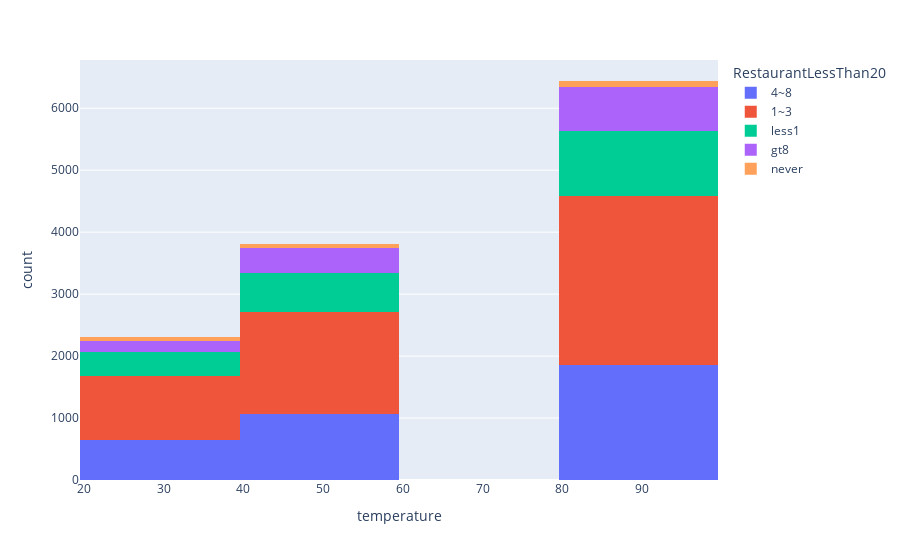

This figure's notebook cell:
### Code cell
#What temprature do Restaurants are visited more
df=data
df = df[pd.notna(df['RestaurantLessThan20'])]
px.histogram(df,x="temperature",color="RestaurantLessThan20",labels={'1':'less1','2':'1~3'})

### Figure 1 — Plotly figure (JSON) as saved in the notebook; plotly's stock layout.template omitted (floating-point values rounded to 4 significant figures; data arrays with more than 128 entries replaced by an {"elided": "..."} marker saying what was removed)
{"data": [{"alignmentgroup": "True", "bingroup": "x", "hovertemplate": "RestaurantLessThan20=4~8<br>temperature=%{x}<br>count=%{y}<extra></extra>", "legendgroup": "4~8", "marker": {"color": "#636efa", "pattern": {"shape": ""}}, "name": "4~8", "offsetgroup": "4~8", "orientation": "v", "showlegend": true, "type": "histogram", "x": {"elided": "3580 int values"}, "xaxis": "x", "yaxis": "y"}, {"alignmentgroup": "True", "bingroup": "x", "hovertemplate": "RestaurantLessThan20=1~3<br>temperature=%{x}<br>count=%{y}<extra></extra>", "legendgroup": "1~3", "marker": {"color": "#EF553B", "pattern": {"shape": ""}}, "name": "1~3", "offsetgroup": "1~3", "orientation": "v", "showlegend": true, "type": "histogram", "x": {"elided": "5376 int values"}, "xaxis": "x", "yaxis": "y"}, {"alignmentgroup": "True", "bingroup": "x", "hovertemplate": "RestaurantLessThan20=less1<br>temperature=%{x}<br>count=%{y}<extra></extra>", "legendgroup": "less1", "marker": {"color": "#00cc96", "pattern": {"shape": ""}}, "name": "less1", "offsetgroup": "less1", "orientation": "v", "showlegend": true, "type": "histogram", "x": {"elided": "2093 int values"}, "xaxis": "x", "yaxis": "y"}, {"alignmentgroup": "True", "bingroup": "x", "hovertemplate": "RestaurantLessThan20=gt8<br>temperature=%{x}<br>count=%{y}<extra></extra>", "legendgroup": "gt8", "marker": {"color": "#ab63fa", "pattern": {"shape": ""}}, "name": "gt8", "offsetgroup": "gt8", "orientation": "v", "showlegend": true, "type": "histogram", "x": {"elided": "1285 int values"}, "xaxis": "x", "yaxis": "y"}, {"alignmentgroup": "True", "bingroup": "x", "hovertemplate": "RestaurantLessThan20=never<br>temperature=%{x}<br>count=%{y}<extra></extra>", "legendgroup": "never", "marker": {"color": "#FFA15A", "pattern": {"shape": ""}}, "name": "never", "offsetgroup": "never", "orientation": "v", "showlegend": true, "type": "histogram", "x": {"elided": "220 int values"}, "xaxis": "x", "yaxis": "y"}], "layout": {"barmode": "relative", "legend": {"title": {"text": "RestaurantLessThan20"}, "tracegroupgap": 0}, "margin": {"t": 60}, "xaxis": {"anchor": "y", "domain": [0, 1], "title": {"text": "temperature"}}, "yaxis": {"anchor": "x", "domain": [0, 1], "title": {"text": "count"}}}}
